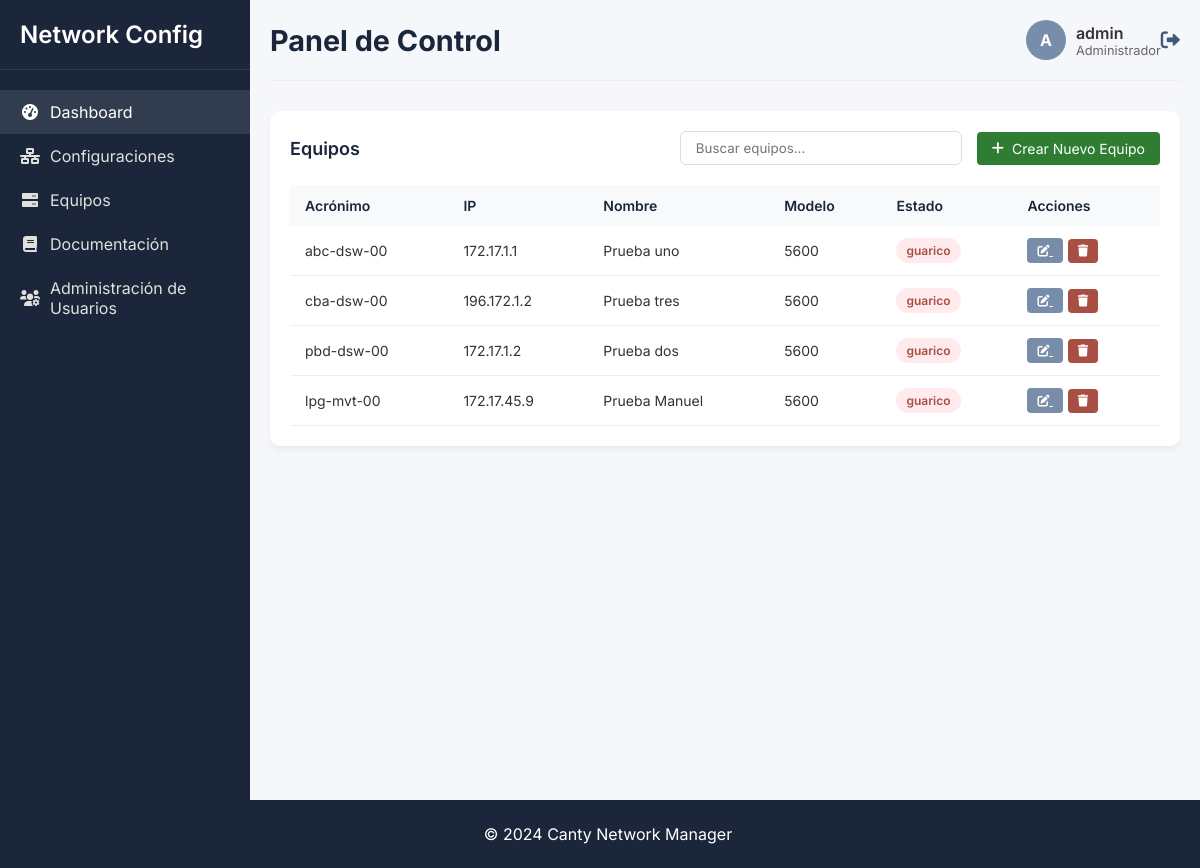
The page /list_device (signed in) on the database as committed earlier.
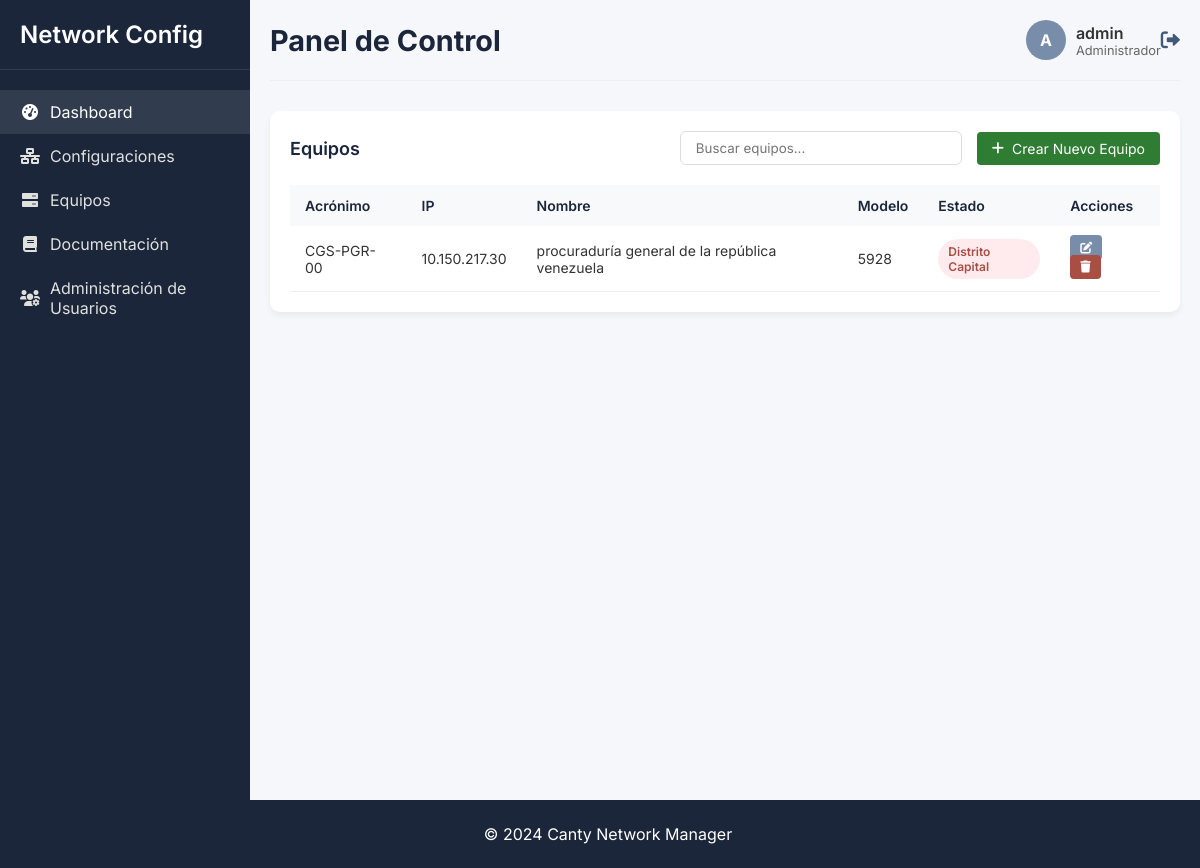
The same page on the database as committed later.
### tables this page shows
CREATE TABLE User_Login (
        id INTEGER PRIMARY KEY AUTOINCREMENT,
        usuario TEXT UNIQUE NOT NULL,
        contrasena TEXT NOT NULL,
        tipo_usuario INTEGER NOT NULL,
        FOREIGN KEY (tipo_usuario) REFERENCES Tipo_usuario(id)
    );

CREATE TABLE Equipo (
        id INTEGER PRIMARY KEY AUTOINCREMENT,
        region TEXT,
        estado TEXT,
        localidad TEXT,
        nombre_equipo TEXT,
        acronimo TEXT UNIQUE,
        ip TEXT UNIQUE,
        modelo TEXT,
        proveedor TEXT
    );

### app.py (the view)
@app.route('/list_device')
@login_required
def list_device():
    try:
        with closing(get_db()) as conn:
            equipos = conn.execute('''
                SELECT * FROM Equipo
                ORDER BY nombre_equipo DESC
                LIMIT 10
            ''').fetchall()
            return render_template('equipos/list_device.html', equipos=equipos)
    except Exception as e:
        logger.error(f"Error al listar equipos: {str(e)}")
        return render_template('error.html', error="Error al cargar los equipos")

### app.py (called while the page is built)
@login_manager.user_loader
def load_user(user_id):
    with closing(get_db()) as conn:
        user = conn.execute(
            'SELECT id, usuario, tipo_usuario FROM User_Login WHERE id = ?',
            (user_id,)
        ).fetchone()
        if user:
            return User(user['id'], user['usuario'], user['tipo_usuario'])
    return None

def get_db():
    conn = sqlite3.connect(app.config['DATABASE'])
    conn.row_factory = sqlite3.Row
    return conn

@app.context_processor
def inject_user():
    return dict(current_user=current_user)

    @property
    def is_admin(self):
        return self.user_type == 1 # Asumiendo que 1 es el tipo para admin

### templates/equipos/list_device.html (shortened to what this page needs)
{% extends "base.html" %}
{% block extra_css %}
    <link rel="stylesheet" href="{{ url_for('static', filename='css/dashboard.css') }}">
{% endblock %}
{% block content %}
<div class="app-container">
    {% include 'menu_template.html' %}
    <div class="main-content">
        <div class="header">
            <h1>Panel de Control</h1>
            <div class="user-info">
                <div class="user-avatar">{{ current_user.username[0]|upper }}</div>
                <div>
                    <div class="user-name">{{ current_user.username }}</div>
                    <div class="user-role">
                        {% if current_user.is_admin %}
                        Administrador
                        {% else %}
                        Trabajador
                        {% endif %}
                    </div>
                </div>
                <a href="{{ url_for('logout') }}" class="logout-btn" title="Cerrar sesión">
                    <i class="fas fa-sign-out-alt"></i>
                </a>
            </div>
        </div>
        <div class="table-container">
            <div class="table-header">
                <h3 class="table-title">Equipos</h3>
                <div class="header-actions">
                    <input type="text" class="search-bar" placeholder="Buscar equipos...">
                    <a href="{{ url_for('create_device') }}" class="btn-add-config">
                        <i class="fas fa-plus"></i> Crear Nuevo Equipo
                    </a>
                </div>
            </div>
            <table>
                <thead>
                    <tr>
                        <th>Acrónimo</th>
                        <th>IP</th>
                        <th>Nombre</th>
                        <th>Modelo</th>
                        <th>Estado</th>
                        <th>Acciones</th>
                    </tr>
                </thead>
                <tbody>
                    {% for equipo in equipos %}
                    <tr>
                        <td>{{ equipo.acronimo }}</td>
                        <td>{{ equipo.ip }}</td>
                        <td>{{ equipo.nombre_equipo }}</td>
                        <td>{{ equipo.modelo }}</td>
                        <td>
                            <span class="status-badge {% if equipo.estado == 'activo' %}status-active{% else %}status-inactive{% endif %}">
                                {{ equipo.estado }}
                            </span>
                        </td>
                        <td>
                            <a href="{{ url_for('list_version', acronimo=equipo.acronimo) }}" class="action-btn edit-btn">
                                <i class="fas fa-edit"></i>
                            </a>
                            {% if current_user.is_admin %}
                            <form action="{{ url_for('delete_device', id=equipo.id) }}" method="POST" style="display: inline;">
                                <button type="submit" class="action-btn delete-btn" onclick="return confirm('¿Eliminar este equipo?')">
                                    <i class="fas fa-trash"></i>
                                </button>
                            {% endif %}
                            </form>
                        </td>
                    </tr>
                    {% endfor %}
                </tbody>
            </table>
        </div>
    </div>
</div>
{% endblock %}

### templates/base.html (shortened to what this page needs)
<!DOCTYPE html>
<html lang="es">
<head>
    <link rel="stylesheet" href="{{ url_for('static', filename='css/base.css') }}">
    <link rel="stylesheet" href="https://cdnjs.cloudflare.com/ajax/libs/font-awesome/6.0.0/css/all.min.css">
    {% block extra_css %}{% endblock %}
</head>
<body>
    <main>
        {% block content %}{% endblock %}
    </main>
    <footer>
        <p>© 2024 Canty Network Manager</p>
    </footer>
</body>
</html>

### templates/menu_template.html
    <aside class="sidebar">
        <div class="sidebar-header">
            <h2>Network Config</h2>
        </div>
        <div class="sidebar-menu">
            <a href="{{ url_for('dashboard') }}" class="menu-item active">
                <i class="fas fa-tachometer-alt"></i>
                <span>Dashboard</span>
            </a>
            <a href="{{ url_for('dashboard_list_version') }}" class="menu-item">
                <i class="fas fa-network-wired"></i>
                <span>Configuraciones</span>
            </a>
            <a href="{{ url_for('list_device') }}" class="menu-item">
                <i class="fas fa-server"></i>
                <span>Equipos</span>
            </a>
            {% if current_user.is_admin %}
            <a href="{{ url_for('documentacion') }}" class="menu-item">
                <i class="fas fa-book"></i>
                <span>Documentación</span>
            </a>
            <a href="{{ url_for('user_management') }}" class="menu-item">
                <i class="fas fa-users-cog"></i>
                <span>Administración de Usuarios</span>
            </a>
            {% endif %}
        </div>
    </aside>

### static/css/base.css (style rules this page uses)
:root { --primary-dark: #1b263b; --primary: #415a77; --primary-light: #778da9; --background: #e0e1dd; --error: #a84e42; --success: #2e7d32; --warning: #ff9800; }
body { font-family: 'Inter', sans-serif; margin: 0; padding: 0; color: #333; min-height: 100vh; display: flex; flex-direction: column; }
main { flex: 1; }
footer { position: static; bottom: 0; width: 100%; text-align: center; padding: 0.5rem; background-color: var(--primary-dark); color: white; }

### static/css/dashboard.css (style rules this page uses)
body { font-family: 'Inter', sans-serif; margin: 0; padding: 0; background-color: #f5f7fa; color: #333; }
.app-container { display: flex; min-height: 100vh; }
.sidebar { width: 250px; background-color: var(--primary-dark); color: white; padding: 20px 0; transition: all 0.3s; }
.sidebar-header { padding: 0 20px 20px; border-bottom: 1px solid rgba(255,255,255,0.1); }
.sidebar-header h2 { margin: 0; font-size: 1.5rem; font-weight: 600; }
.sidebar-menu { padding: 20px 0; }
.menu-item { padding: 12px 20px; display: flex; align-items: center; color: var(--background); text-decoration: none; transition: all 0.2s; }
.menu-item:hover, .menu-item.active { background-color: rgba(255,255,255,0.1); color: white; }
.menu-item i { margin-right: 10px; width: 20px; text-align: center; }
.main-content { flex: 1; padding: 20px; }
.header { display: flex; justify-content: space-between; align-items: center; margin-bottom: 30px; padding-bottom: 20px; border-bottom: 1px solid #eee; }
.header h1 { margin: 0; font-size: 1.8rem; color: var(--primary-dark); }
.user-info { display: flex; align-items: center; }
.user-avatar { width: 40px; height: 40px; border-radius: 50%; background-color: var(--primary-light); display: flex; align-items: center; justify-content: center; margin-right: 10px; color: white; font-weight: bold; }
.user-name { font-weight: 600; }
.user-role { font-size: 0.8rem; color: #666; }
.logout-btn { color: var(--primary); background: none; border: none; cursor: pointer; font-size: 1.2rem; }
.table-container { background: white; border-radius: 10px; padding: 20px; box-shadow: 0 4px 6px rgba(0,0,0,0.05); }
.table-header { display: flex; justify-content: space-between; align-items: center; margin-bottom: 20px; }
.table-title { font-size: 18px; font-weight: 600; color: var(--primary-dark); margin: 0; }
.search-bar { padding: 8px 15px; border: 1px solid #ddd; border-radius: 6px; width: 250px; font-family: 'Inter', sans-serif; }
table { width: 100%; border-collapse: collapse; }
th { text-align: left; padding: 12px 15px; background-color: #f8f9fa; color: var(--primary-dark); font-weight: 600; font-size: 14px; }
td { padding: 12px 15px; border-bottom: 1px solid #eee; font-size: 14px; }
.status-badge { padding: 5px 10px; border-radius: 20px; font-size: 12px; font-weight: 600; display: inline-block; }
.status-inactive { background-color: #ffebee; color: var(--error); }
.action-btn { padding: 5px 10px; border-radius: 4px; border: none; cursor: pointer; font-size: 12px; margin-right: 5px; transition: all 0.2s; }
.edit-btn { background-color: var(--primary-light); color: white; }
.delete-btn { background-color: var(--error); color: white; }
.header-actions { display: flex; align-items: center; gap: 15px; }
.btn-add-config { background-color: var(--success); color: white; padding: 8px 15px; border-radius: 4px; text-decoration: none; font-size: 14px; display: flex; align-items: center; gap: 8px; transition: background-color 0.3s; }

Rows that differ between the two databases and show on the page:
removed Equipo: acronimo "cba-dsw-00", ip "196.172.1.2", nombre_equipo "Prueba tres", modelo "5600", estado "guarico"
removed Equipo: acronimo "pbd-dsw-00", ip "172.17.1.2", nombre_equipo "Prueba dos", modelo "5600", estado "guarico"
removed Equipo: acronimo "lpg-mvt-00", ip "172.17.45.9", nombre_equipo "Prueba Manuel", modelo "5600", estado "guarico"
changed Equipo: acronimo "abc-dsw-00" → "CGS-PGR-00"; ip "172.17.1.1" → "10.150.217.30"; nombre_equipo "Prueba uno" → "procuraduría general de la república venezuela"; modelo "5600" → "5928"; estado "guarico" → "Distrito Capital"
